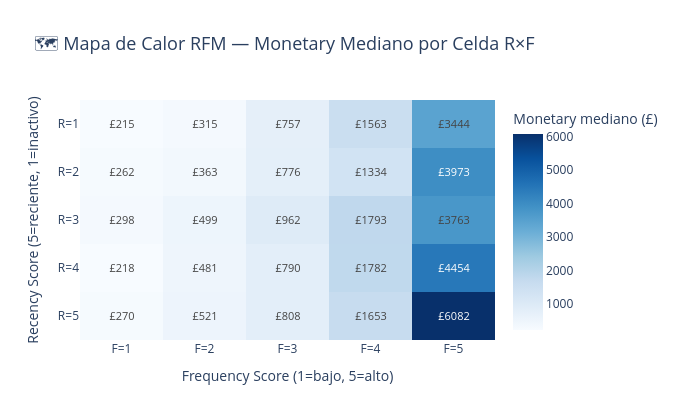

Notebook source saved alongside this figure:
### Markdown cell above
## 5 · Mapa de calor RFM

### Code cell
# ── Heatmap R vs F coloreado por Monetary mediano ─────────────────────────────
heatmap_df = (
    c360.groupby(['R_score','F_score'])['monetary']
    .median()
    .reset_index()
    .pivot(index='R_score', columns='F_score', values='monetary')
    .sort_index(ascending=False)
)

fig = go.Figure(go.Heatmap(
    z=heatmap_df.values,
    x=[f'F={c}' for c in heatmap_df.columns],
    y=[f'R={r}' for r in heatmap_df.index],
    colorscale='Blues',
    text=np.round(heatmap_df.values, 0).astype(int),
    texttemplate='£%{text}',
    textfont={'size': 11},
    hoverongaps=False,
    colorbar=dict(title='Monetary mediano (£)')
))

fig.update_layout(
    title={'text': '🗺️ Mapa de Calor RFM — Monetary Mediano por Celda R×F', 'font': {'size': 18}},
    xaxis_title='Frequency Score (1=bajo, 5=alto)',
    yaxis_title='Recency Score (5=reciente, 1=inactivo)',
    height=420,
    width=680
)
fig.show()
fig.write_html(OUTPUT_DIR / 'rfm_heatmap.html')
print('✅ rfm_heatmap.html guardado')

### Figure 1 — Plotly figure (JSON) as saved in the notebook; plotly's stock layout.template omitted (floating-point values rounded to 4 significant figures)
{"data": [{"colorbar": {"title": {"text": "Monetary mediano (£)"}}, "colorscale": [[0, "rgb(247,251,255)"], [0.125, "rgb(222,235,247)"], [0.25, "rgb(198,219,239)"], [0.375, "rgb(158,202,225)"], [0.5, "rgb(107,174,214)"], [0.625, "rgb(66,146,198)"], [0.75, "rgb(33,113,181)"], [0.875, "rgb(8,81,156)"], [1, "rgb(8,48,107)"]], "hoverongaps": false, "text": [[270, 521, 808, 1653, 6082], [218, 481, 790, 1782, 4454], [298, 499, 962, 1793, 3763], [262, 363, 776, 1334, 3973], [215, 315, 757, 1563, 3444]], "textfont": {"size": 11}, "texttemplate": "£%{text}", "type": "heatmap", "x": ["F=1", "F=2", "F=3", "F=4", "F=5"], "y": ["R=5", "R=4", "R=3", "R=2", "R=1"], "z": [[270.0, 521.5, 807.6, 1653.0, 6082.0], [218.4, 481.3, 790.5, 1782.0, 4454.0], [297.6, 498.8, 961.6, 1793.0, 3763.0], [262.4, 362.7, 776.5, 1334.0, 3973.0], [214.8, 315.5, 756.7, 1563.0, 3444.0]]}], "layout": {"height": 420, "title": {"font": {"size": 18}, "text": "🗺️ Mapa de Calor RFM — Monetary Mediano por Celda R×F"}, "width": 680, "xaxis": {"title": {"text": "Frequency Score (1=bajo, 5=alto)"}}, "yaxis": {"title": {"text": "Recency Score (5=reciente, 1=inactivo)"}}}}
